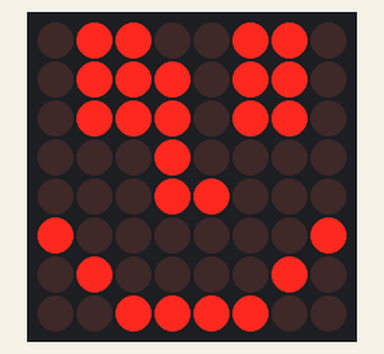
A sketch run on a simulated Arduino Uno, built with avr-gcc and run on an emulated ATmega328P. Parts: 8×8 LED matrix. What the sketch prints to the serial monitor is not drawn.

Above: at 0.1 s.

The sketch:

06-041-8x8_LED_display_single_minimal.ino
```cpp
/*  06.041 - Single 8x8 LED Matrix Display (Minimal Version) for ESP32-S3
 *
 * Course: IoT Development with ESP32-S3
 * Target Hardware: ESP32-S3-DevKitC-1 v1.1
 * Module: ESP32-S3-WROOM-1-N16R16V
 *
 * Simple sketch showing how to display a smiley face on an 8x8 LED matrix
 * using the MAX72xx driver IC via SPI communication. This minimal version
 * focuses on basic functionality perfect for beginners.
 *
 * HARDWARE INFORMATION:
 * =====================
 * ESP32-S3-DevKitC-1 with 16MB Flash and 16MB PSRAM
 * MAX72xx 8x8 LED Matrix Display
 *
 * CIRCUIT DIAGRAM:
 * ================
 *    ESP32-S3          8x8 LED Matrix
 *   ┌────────┐        ┌─────────────┐
 *   │   3.3V ├────────┤ VCC         │
 *   │    GND ├────────┤ GND         │
 *   │ GPIO11 ├────────┤ DIN         │
 *   │ GPIO12 ├────────┤ CLK         │
 *   │ GPIO10 ├────────┤ CS          │
 *   └────────┘        └─────────────┘
 *
 * COMPONENTS:
 * ===========
 * 1x ESP32-S3-DevKitC-1 board
 * 1x 8x8 LED Matrix with MAX7219/MAX7221 driver
 * 5x Jumper wires
 *
 * GPIO ASSIGNMENTS:
 * =================
 * GPIO10 - CS (Chip Select)
 * GPIO11 - MOSI (DIN - Data Input)
 * GPIO12 - SCK (CLK - Clock)
 *
 * TECHNICAL NOTES:
 * ================
 * Uses default ESP32-S3 SPI pins (FSPI peripheral)
 * Matrix brightness: 0-15 (4 = medium brightness)
 * Coordinate system: (0,0) = top-left corner
 *
 * IDE REQUIREMENTS:
 * =================
 * - Arduino IDE 2.0+
 * - ESP32 Arduino Core v3.0+
 * - Board: "ESP32S3 Dev Module"
 * - Libraries: SPI, Adafruit_GFX, Max72xxPanel
 *
 * Created: April 1, 2019 by Peter Dalmaris
 * Updated: December 2024 for ESP32-S3 minimal implementation
 */

#include <SPI.h>
#include <Adafruit_GFX.h>
#include <Max72xxPanel.h>

// ===============================================================================
// CONFIGURATION
// ===============================================================================

// Pin definitions for ESP32-S3 SPI
const int PIN_CS = 10;      // Chip Select

// Matrix settings
const int BRIGHTNESS = 4;   // Brightness level (0-15)

// Smiley face pattern coordinates
const int SMILEY_PIXELS = 25;
int smiley[SMILEY_PIXELS][2] = {
  // Left eye
  {1, 0}, {2, 0}, {1, 1}, {1, 2}, {2, 1}, {2, 2},
  // Right eye
  {5, 0}, {6, 0}, {5, 1}, {5, 2}, {6, 1}, {6, 2},
  // Nose
  {3, 1}, {3, 2}, {3, 3}, {3, 4}, {4, 4},
  // Mouth
  {0, 5}, {1, 6}, {2, 7}, {3, 7}, {4, 7}, {5, 7}, {6, 6}, {7, 5}
};

// ===============================================================================
// OBJECTS
// ===============================================================================

// Create matrix object (CS pin, horizontal displays, vertical displays)
Max72xxPanel matrix = Max72xxPanel(PIN_CS, 1, 1);

// ===============================================================================
// SETUP
// ===============================================================================

void setup() {
  // Start serial communication
  Serial.begin(115200);
  Serial.println("ESP32-S3 LED Matrix Demo - Minimal Version");

  // Configure the LED matrix
  matrix.setIntensity(BRIGHTNESS);  // Set brightness
  matrix.fillScreen(LOW);           // Clear display

  // Draw smiley face
  drawSmiley();

  Serial.println("Smiley face displayed!");
  Serial.println("Uncomment animate_pixel() in loop() for animation");
}

// ===============================================================================
// MAIN LOOP
// ===============================================================================

void loop() {
  // Static display - uncomment line below for animation
  // animate_pixel();

  delay(100);  // Small delay to prevent overwhelming the processor
}

// ===============================================================================
// FUNCTIONS
// ===============================================================================

void drawSmiley() {
  // Draw each pixel of the smiley face
  for (int pixel = 0; pixel < SMILEY_PIXELS; pixel++) {
    int x = smiley[pixel][0];  // X coordinate
    int y = smiley[pixel][1];  // Y coordinate
    matrix.drawPixel(x, y, HIGH);  // Turn on pixel
  }

  matrix.write();  // Update the display
}

void animate_pixel() {
  // Simple animation: pixel moving left and right

  // Clear screen
  matrix.fillScreen(LOW);

  // Move pixel left to right
  for (int x = 0; x < 8; x++) {
    matrix.drawPixel(x, 3, HIGH);  // Turn on pixel
    matrix.write();                // Update display
    delay(100);                    // Wait
    matrix.drawPixel(x, 3, LOW);   // Turn off pixel
    matrix.write();                // Update display
  }

  // Move pixel right to left
  for (int x = 7; x >= 0; x--) {
    matrix.drawPixel(x, 3, HIGH);  // Turn on pixel
    matrix.write();                // Update display
    delay(100);                    // Wait
    matrix.drawPixel(x, 3, LOW);   // Turn off pixel
    matrix.write();                // Update display
  }
}
```
